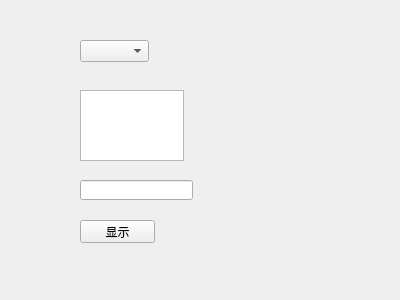
<?xml version="1.0" encoding="UTF-8"?>
<ui version="4.0">
 <class>Form</class>
 <widget class="QWidget" name="Form">
  <property name="geometry">
   <rect>
    <x>0</x>
    <y>0</y>
    <width>400</width>
    <height>300</height>
   </rect>
  </property>
  <property name="windowTitle">
   <string>Form</string>
  </property>
  <widget class="QComboBox" name="comboBox">
   <property name="geometry">
    <rect>
     <x>80</x>
     <y>40</y>
     <width>69</width>
     <height>22</height>
    </rect>
   </property>
  </widget>
  <widget class="QTextEdit" name="textEdit">
   <property name="geometry">
    <rect>
     <x>80</x>
     <y>90</y>
     <width>104</width>
     <height>71</height>
    </rect>
   </property>
  </widget>
  <widget class="QLineEdit" name="lineEdit">
   <property name="geometry">
    <rect>
     <x>80</x>
     <y>180</y>
     <width>113</width>
     <height>20</height>
    </rect>
   </property>
  </widget>
  <widget class="QPushButton" name="pushButton">
   <property name="geometry">
    <rect>
     <x>80</x>
     <y>220</y>
     <width>75</width>
     <height>23</height>
    </rect>
   </property>
   <property name="text">
    <string>显示</string>
   </property>
  </widget>
 </widget>
 <resources/>
 <connections/>
</ui>
